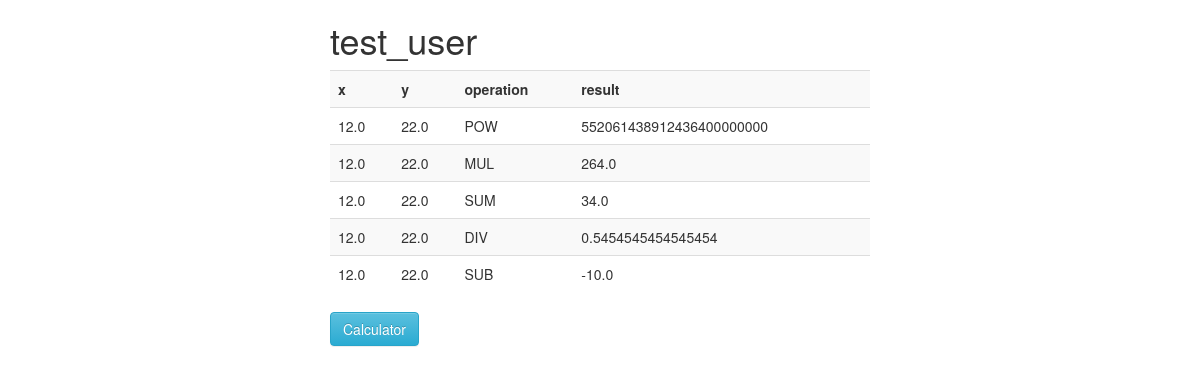
Page /user_detail/ (signed in) on the committed database.
### calculator/models.py (models this page shows, shortened)
class Operation(models.Model):
    OPERATION_CHOICES = (
        ('SUM', '+'),
        ('SUB', '-'),
        ('MUL', '*'),
        ('DIV', '/'),
        ('POW', '^')
    )
    x_value = models.FloatField()
    y_value = models.FloatField()
    result = models.FloatField(editable=False, null=True)
    op = models.CharField(max_length=3,
                          choices=OPERATION_CHOICES,
                          blank=True)
    user = models.ForeignKey(User, related_name='operations', null=True)
    class Meta:
        ordering = ('-result', )

### calculator/views.py (the view)
# urls.py: url(r'^user_detail/$', user_detail, name='user_detail'),
def user_detail(request):
    user = request.user
    user_operations = Operation.objects.filter(user=user)
    context_data = {
        "username": user.username,
        "object_list": user_operations
    }
    return render(request, 'user_view.html', context_data)

### templates/user_view.html
{% extends 'base.html' %}
{% block content %}
    <div class='col-sm-6 col-sm-offset-3'>
        <h1> {{ username }} </h1>
        <div class="table-responsive">
            <table class="table table-striped">
                <tr>
                    <th>x</th>
                    <th>y</th>
                    <th>operation</th>
                    <th>result</th>
                </tr>
                {% for obj in object_list %}
                <tr>
                    <td>{{ obj.x_value }}</td>
                    <td>{{ obj.y_value }}</td>
                    <td>{{ obj.op }}</td>
                    <td>{{ obj.result }}</td>
                </tr>
                {% endfor %}
            </table>
        </div>
        <a href="/calc" class="btn btn-info" role="btn"> Calculator</a>
    </div>
{% endblock content %}

### rows in the picture
Operation: x_value "12.0", y_value "22.0", op "POW", result "552061438912436400000000"
Operation: x_value "12.0", y_value "22.0", op "MUL", result "264.0"
Operation: x_value "12.0", y_value "22.0", op "SUM", result "34.0"
Operation: x_value "12.0", y_value "22.0", op "DIV", result "0.5454545454545454"
Operation: x_value "12.0", y_value "22.0", op "SUB", result "-10.0"

### other values in the picture
{{ username }} "test_user"
